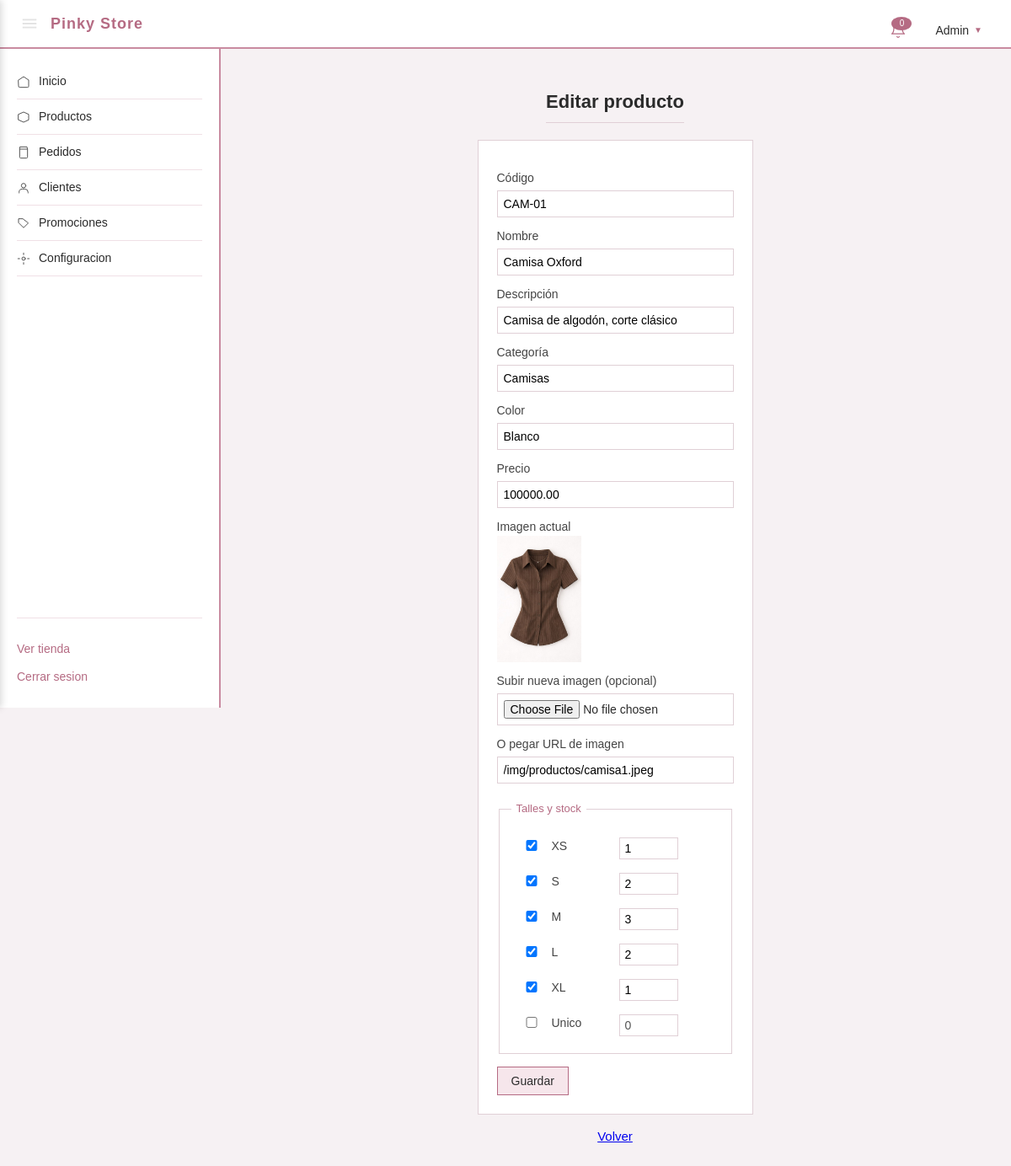
The app's page /admin/productos/editar/1 (signed in) with its own data.
### tables this page shows
CREATE TABLE productos (
    id              INT AUTO_INCREMENT PRIMARY KEY,
    codigo          VARCHAR(40)  NOT NULL UNIQUE,
    nombre          VARCHAR(150) NOT NULL,
    descripcion     TEXT         DEFAULT NULL,
    categoria       VARCHAR(80)  NOT NULL,
    color           VARCHAR(40)  DEFAULT NULL,
    precio          DECIMAL(10,2) NOT NULL,
    imagen          VARCHAR(255) NOT NULL,
    activo          TINYINT(1)   NOT NULL DEFAULT 1,
    creado_en       DATETIME     NOT NULL DEFAULT CURRENT_TIMESTAMP
);

### src/controllers/ProductoController.php (called while the page is built, shortened)
<?php
require_once __DIR__ . '/../models/Producto.php';
class ProductoController
{
    public function formularioEditar(array $params = []): void
    {
        $id = (int)($params['id'] ?? 0);
        $producto = Producto::porId($id);
        require __DIR__ . '/../../views/admin/producto-form.php';
    }
}

### src/models/Producto.php (called while the page is built, shortened)
<?php
class Producto
{
    public static function porId(int $id): ?array
    {
        $db = getDB();
        $stmt = $db->prepare('SELECT * FROM productos WHERE id = :id');
        $stmt->execute([':id' => $id]);
        $p = $stmt->fetch();
        $p['variantes'] = self::variantesDe((int)$p['id']);
        return $p;
    }
    public static function variantesDe(int $idProducto): array
    {
        $db = getDB();
        $stmt = $db->prepare('SELECT talle, stock FROM variantes WHERE id_producto = :id ORDER BY id');
        $stmt->execute([':id' => $idProducto]);
        return $stmt->fetchAll();
    }
}

### views/admin/producto-form.php (the view, shortened to what this page needs)
<?php require __DIR__ . '/../layout/headerAdmin.php'; ?>
<?php
$variantesActuales = $producto['variantes'] ?? [];
$stockPorTalle = [];
foreach ($variantesActuales as $v) {
    $stockPorTalle[$v['talle']] = (int)$v['stock'];
}
$tallesPosibles = ['XS', 'S', 'M', 'L', 'XL', 'Unico'];
?>
<section class="centrado">
  <h2><?= $producto ? 'Editar producto' : 'Nuevo producto' ?></h2>
  <form method="POST" action="/admin/productos/guardar" enctype="multipart/form-data">
    <label for="codigo">Código</label>
    <input type="text" id="codigo" name="codigo"
           value="<?= htmlspecialchars($producto['codigo'] ?? '') ?>"
           placeholder="CAM-01" required>
    <label for="nombre">Nombre</label>
    <input type="text" id="nombre" name="nombre"
           value="<?= htmlspecialchars($producto['nombre'] ?? '') ?>"
           placeholder="Camisa Oxford Blanca" required>
    <label for="descripcion">Descripción</label>
    <input type="text" id="descripcion" name="descripcion"
           value="<?= htmlspecialchars($producto['descripcion'] ?? '') ?>">
    <label for="categoria">Categoría</label>
    <input type="text" id="categoria" name="categoria"
           value="<?= htmlspecialchars($producto['categoria'] ?? '') ?>"
           placeholder="Camisas" required>
    <label for="color">Color</label>
    <input type="text" id="color" name="color"
           value="<?= htmlspecialchars($producto['color'] ?? '') ?>"
           placeholder="Blanco">
    <label for="precio">Precio</label>
    <input type="number" id="precio" name="precio" step="0.01" min="1"
           value="<?= htmlspecialchars($producto['precio'] ?? '') ?>"
           placeholder="100000" required>
    <label>Imagen actual</label>
    <?php if (!empty($producto['imagen'])): ?>
      <img src="<?= htmlspecialchars($producto['imagen']) ?>" alt=""
           style="width:100px;height:auto;display:block;margin-bottom:8px;">
    <?php endif; ?>
    <label for="imagen">Subir nueva imagen (opcional)</label>
    <input type="file" id="imagen" name="imagen" accept="image/*">
    <label for="imagen_url">O pegar URL de imagen</label>
    <input type="text" id="imagen_url" name="imagen_url"
           value="<?= htmlspecialchars($producto['imagen'] ?? '') ?>"
           placeholder="/img/productos/...">
    <fieldset style="margin-top:20px;border:1px solid #e0d0d6;padding:14px;background:#fff;">
      <legend style="color:#b56b83;font-size:13px;padding:0 6px;">Talles y stock</legend>
      <table style="width:100%;background:transparent;margin:0;">
        <?php foreach ($tallesPosibles as $t): ?>
          <?php
            $tieneTalle = isset($stockPorTalle[$t]);
            $stockVal = $stockPorTalle[$t] ?? 0;
          ?>
          <tr>
            <td style="border:none;padding:6px 0;width:40px;">
              <input type="checkbox" name="talles[]" value="<?= $t ?>" id="talle_<?= $t ?>"
                     <?= $tieneTalle ? 'checked' : '' ?>
                     onchange="toggleStock('<?= $t ?>')">
            </td>
            <td style="border:none;padding:6px 8px;">
              <label for="talle_<?= $t ?>" style="margin:0;cursor:pointer;"><?= $t ?></label>
            </td>
            <td style="border:none;padding:6px 0;">
              <input type="number" name="stock_<?= $t ?>" id="stock_<?= $t ?>"
                     min="0" value="<?= $stockVal ?>"
                     style="width:70px;padding:4px 6px;"
                     <?= $tieneTalle ? '' : 'disabled' ?>>
            </td>
          </tr>
        <?php endforeach; ?>
      </table>
    </fieldset>
    <button type="submit">Guardar</button>
  </form>
  <p><a href="/admin/productos">Volver</a></p>
</section>
<?php require __DIR__ . '/../layout/footerAdmin.php'; ?>

### public/index.php (shortened to what this page needs)
<?php
$uri  = parse_url($_SERVER['REQUEST_URI'], PHP_URL_PATH);
$ruta = trim($uri, '/');
$metodo = $_SERVER['REQUEST_METHOD'];
foreach ($rutas as $r) {
    [$m, $patron, $controlador, $accion] = $r;
    if ($m !== $metodo) continue;
    $regex = '#^' . preg_replace('#:([a-zA-Z_]+)#', '(?P<$1>[^/]+)', $patron) . '$#';
    if (preg_match($regex, $ruta, $matches)) {
        $instancia = new $controlador();
        $params = array_filter($matches, 'is_string', ARRAY_FILTER_USE_KEY);
        $instancia->$accion($params);
        break;
    }
}
    ?>

### views/layout/headerAdmin.php (shortened to what this page needs)
<!DOCTYPE html>
<html lang="es">
<head>
  <link rel="stylesheet" href="/css/styles.css">
</head>
<body>
<div class="admin-topbar">
  <div class="admin-topbar-izq">
    <img src="/img/iconos/menu.png" class="admin-topbar-menu" onclick="abrirMenuAdmin()" alt="Menu">
    <a href="/admin" class="admin-topbar-logo">Pinky Store</a>
  </div>
  <div class="admin-topbar-der">
    <button class="admin-topbar-icono" onclick="toggleNotificaciones()">
      <svg viewBox="0 0 24 24" fill="none" stroke="#b56b83" stroke-width="1.5" stroke-linecap="round" stroke-linejoin="round">
        <path d="M18 8a6 6 0 0 0-12 0c0 7-3 9-3 9h18s-3-2-3-9"/>
        <path d="M13.7 21a2 2 0 0 1-3.4 0"/>
      </svg>
      <span class="notif-badge" id="notif-badge">0</span>
    </button>
    <button class="admin-topbar-usuario" onclick="toggleMenuUsuario()">
      <?= htmlspecialchars($_SESSION['usuario']['nombre']) ?>
      <span class="flecha">▼</span>
    </button>
  </div>
</div>
<div class="admin-layout">
  <aside class="admin-menu">
    <nav>
      <a href="/admin">
        <svg viewBox="0 0 24 24" fill="none" stroke="currentColor" stroke-width="1.5" stroke-linecap="round" stroke-linejoin="round" class="admin-icono-link"><path d="M3 9l9-6 9 6v11a2 2 0 0 1-2 2H5a2 2 0 0 1-2-2z"/></svg>
        Inicio
      </a>
      <a href="/admin/productos">
        <svg viewBox="0 0 24 24" fill="none" stroke="currentColor" stroke-width="1.5" stroke-linecap="round" stroke-linejoin="round" class="admin-icono-link"><path d="M3 7l9-4 9 4v10l-9 4-9-4z"/></svg>
        Productos
      </a>
      <a href="/admin/pedidos">
        <svg viewBox="0 0 24 24" fill="none" stroke="currentColor" stroke-width="1.5" stroke-linecap="round" stroke-linejoin="round" class="admin-icono-link"><path d="M6 2h12l1 4v14a2 2 0 0 1-2 2H7a2 2 0 0 1-2-2V6z"/><path d="M5 6h14"/></svg>
        Pedidos
      </a>
      <a href="/admin/clientes">
        <svg viewBox="0 0 24 24" fill="none" stroke="currentColor" stroke-width="1.5" stroke-linecap="round" stroke-linejoin="round" class="admin-icono-link"><circle cx="12" cy="8" r="4"/><path d="M4 21v-1a6 6 0 0 1 6-6h4a6 6 0 0 1 6 6v1"/></svg>
        Clientes
      </a>
      <a href="/admin/promociones">
        <svg viewBox="0 0 24 24" fill="none" stroke="currentColor" stroke-width="1.5" stroke-linecap="round" stroke-linejoin="round" class="admin-icono-link"><path d="M20 12l-8 8-9-9V4h7z"/></svg>
        Promociones
      </a>
      <a href="/admin/configuracion">
        <svg viewBox="0 0 24 24" fill="none" stroke="currentColor" stroke-width="1.5" stroke-linecap="round" stroke-linejoin="round" class="admin-icono-link"><circle cx="12" cy="12" r="3"/><path d="M12 2v3M12 19v3M2 12h3M19 12h3"/></svg>
        Configuracion
      </a>
    </nav>
    <div class="admin-footer-menu">
      <a href="/">Ver tienda</a>
      <a href="/logout">Cerrar sesion</a>
    </div>
  </aside>
  <main class="admin-contenido">

### public/css/styles.css (style rules this page uses)
body { font-family: Arial, sans-serif; background-color: #f6f1f3; color: #2b2b2b; margin: 0; padding: 0; font-size: 15px; line-height: 1.5; }
main { padding: 25px 20px; max-width: 1100px; margin: 0 auto; box-sizing: border-box; }
section { margin-bottom: 35px; }
h2 { color: #2b2b2b; font-size: 20px; border-bottom: 1px solid #e0d0d6; padding-bottom: 6px; margin-bottom: 15px; }
table { width: 100%; border-collapse: collapse; background-color: #ffffff; margin-bottom: 20px; }
table td { padding: 9px; border: 1px solid #e0d0d6; font-size: 14px; }
form { background-color: #ffffff; border: 1px solid #e0d0d6; padding: 22px; max-width: 420px; }
form label { display: block; margin-top: 12px; font-size: 14px; color: #444444; }
form input { width: 100%; padding: 7px; margin-top: 4px; border: 1px solid #e0d0d6; font-size: 14px; font-family: inherit; background-color: #ffffff; box-sizing: border-box; }
button { margin-top: 15px; padding: 8px 16px; background-color: #f6e6eb; border: 1px solid #b56b83; color: #2b2b2b; font-size: 14px; font-family: inherit; cursor: pointer; }
.centrado { display: flex; flex-direction: column; align-items: center; }
.admin-topbar { position: fixed; top: 0; left: 0; right: 0; height: 56px; background-color: #ffffff; border-bottom: 2px solid #c98ba0; display: flex; align-items: center; justify-content: space-between; padding: 0 24px; z-index: 900; }
.admin-topbar-izq { display: flex; align-items: center; gap: 14px; }
.admin-topbar-menu { width: 22px; height: 22px; cursor: pointer; }
.admin-topbar-logo { font-size: 18px; color: #b56b83; text-decoration: none; letter-spacing: 1px; font-weight: bold; }
.admin-topbar-der { display: flex; align-items: center; gap: 18px; position: relative; }
.admin-topbar-icono { background: none; border: none; padding: 6px; cursor: pointer; position: relative; display: inline-flex; }
.admin-topbar-icono svg { width: 20px; height: 20px; }
.notif-badge { position: absolute; top: 0; right: 0; background-color: #b56b83; color: #ffffff; border-radius: 50%; font-size: 10px; min-width: 16px; height: 16px; line-height: 16px; text-align: center; padding: 0 4px; }
.admin-topbar-usuario { background: none; border: none; cursor: pointer; font-size: 14px; color: #2b2b2b; font-family: inherit; padding: 6px 10px; display: inline-flex; align-items: center; gap: 6px; }
.admin-topbar-usuario .flecha { font-size: 10px; color: #b56b83; }
.admin-layout { display: flex; min-height: 100vh; }
.admin-menu { width: 220px; background-color: #ffffff; border-right: 2px solid #c98ba0; padding: 20px; position: fixed; top: 56px; left: 0; height: calc(100vh - 56px); overflow-y: auto; display: flex; flex-direction: column; }
.admin-menu nav { flex: 1; }
.admin-menu nav a { display: flex; align-items: center; gap: 10px; padding: 10px 0; color: #2b2b2b; text-decoration: none; font-size: 14px; border-bottom: 1px solid #f0e0e6; }
.admin-icono-link { width: 16px; height: 16px; flex-shrink: 0; opacity: 0.8; }
.admin-footer-menu { margin-top: auto; padding-top: 20px; border-top: 1px solid #f0e0e6; }
.admin-footer-menu a { display: block; padding: 6px 0; color: #b56b83; text-decoration: none; font-size: 14px; }
.admin-contenido { margin-left: 260px; margin-top: 56px; padding: 30px; flex: 1; }
.admin-contenido h2 { font-size: 22px; color: #2b2b2b; border-bottom: 1px solid #e0d0d6; padding-bottom: 8px; margin-bottom: 20px; }

### records on screen
productos: codigo "CAM-01", nombre "Camisa Oxford", descripcion "Camisa de algodón, corte clásico", categoria "Camisas", color "Blanco", precio "100000.00", imagen (picture), imagen_url "/img/productos/camisa1.jpeg", t "XS", value "1", t "S", value "2", t "M", value "3", t "L", t "XL", t "Unico", value "0"
